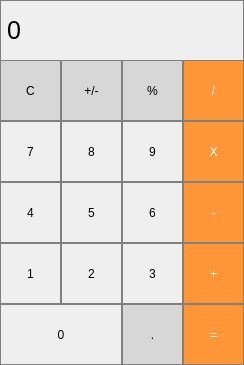
<?xml version="1.0" encoding="UTF-8"?>
<ui version="4.0">
 <class>MainWindow</class>
 <widget class="QMainWindow" name="MainWindow">
  <property name="geometry">
   <rect>
    <x>0</x>
    <y>0</y>
    <width>244</width>
    <height>365</height>
   </rect>
  </property>
  <property name="windowTitle">
   <string>MainWindow</string>
  </property>
  <widget class="QWidget" name="centralWidget">
   <widget class="QLabel" name="label">
    <property name="geometry">
     <rect>
      <x>0</x>
      <y>0</y>
      <width>244</width>
      <height>61</height>
     </rect>
    </property>
    <property name="font">
     <font>
      <pointsize>19</pointsize>
     </font>
    </property>
    <property name="styleSheet">
     <string notr="true">QLabel {
  qproperty-alignment: 'AlignVCenter | AlignRight';
  border: 1px solid gray;
}</string>
    </property>
    <property name="text">
     <string>0</string>
    </property>
   </widget>
   <widget class="QPushButton" name="pbClr">
    <property name="geometry">
     <rect>
      <x>0</x>
      <y>60</y>
      <width>61</width>
      <height>61</height>
     </rect>
    </property>
    <property name="styleSheet">
     <string notr="true">QPushButton {
  background-color: rgb(215, 215, 215);
  border: 1px solid gray;
}
QPushButton:pressed {
    background-color: qlineargradient(x1: 0, y1: 0, x2: 0, y2: 1,
                                      stop: 0 #BEBEBE, stop: 1 #D7D7D7);
}</string>
    </property>
    <property name="text">
     <string>C</string>
    </property>
   </widget>
   <widget class="QPushButton" name="pbPosNeg">
    <property name="geometry">
     <rect>
      <x>61</x>
      <y>60</y>
      <width>61</width>
      <height>61</height>
     </rect>
    </property>
    <property name="styleSheet">
     <string notr="true">QPushButton {
  background-color: rgb(215, 215, 215);
  border: 1px solid gray;
}
QPushButton:pressed {
    background-color: qlineargradient(x1: 0, y1: 0, x2: 0, y2: 1,
                                      stop: 0 #BEBEBE, stop: 1 #D7D7D7);
}</string>
    </property>
    <property name="text">
     <string>+/-</string>
    </property>
   </widget>
   <widget class="QPushButton" name="pbPct">
    <property name="geometry">
     <rect>
      <x>122</x>
      <y>60</y>
      <width>61</width>
      <height>61</height>
     </rect>
    </property>
    <property name="styleSheet">
     <string notr="true">QPushButton {
  background-color: rgb(215, 215, 215);
  border: 1px solid gray;
}
QPushButton:pressed {
    background-color: qlineargradient(x1: 0, y1: 0, x2: 0, y2: 1,
                                      stop: 0 #BEBEBE, stop: 1 #D7D7D7);
}</string>
    </property>
    <property name="text">
     <string>%</string>
    </property>
   </widget>
   <widget class="QPushButton" name="pbDiv">
    <property name="geometry">
     <rect>
      <x>183</x>
      <y>60</y>
      <width>61</width>
      <height>61</height>
     </rect>
    </property>
    <property name="styleSheet">
     <string notr="true">QPushButton {
  background-color: rgb(255, 151, 57);
  color: white; 
  border: 1px solid gray;
}</string>
    </property>
    <property name="text">
     <string>/</string>
    </property>
   </widget>
   <widget class="QPushButton" name="pb7">
    <property name="geometry">
     <rect>
      <x>0</x>
      <y>121</y>
      <width>61</width>
      <height>61</height>
     </rect>
    </property>
    <property name="styleSheet">
     <string notr="true">QPushButton {
   border: 1px solid gray;
}
QPushButton:pressed {
    background-color: qlineargradient(x1: 0, y1: 0, x2: 0, y2: 1,
                                      stop: 0 #dadbde, stop: 1 #f6f7fa);
}</string>
    </property>
    <property name="text">
     <string>7</string>
    </property>
   </widget>
   <widget class="QPushButton" name="pbMult">
    <property name="geometry">
     <rect>
      <x>183</x>
      <y>121</y>
      <width>61</width>
      <height>61</height>
     </rect>
    </property>
    <property name="styleSheet">
     <string notr="true">QPushButton {
  background-color: rgb(255, 151, 57);
  color: white; 
  border: 1px solid gray;
}</string>
    </property>
    <property name="text">
     <string>X</string>
    </property>
   </widget>
   <widget class="QPushButton" name="pb8">
    <property name="geometry">
     <rect>
      <x>61</x>
      <y>121</y>
      <width>61</width>
      <height>61</height>
     </rect>
    </property>
    <property name="styleSheet">
     <string notr="true">QPushButton {
   border: 1px solid gray;
}
QPushButton:pressed {
    background-color: qlineargradient(x1: 0, y1: 0, x2: 0, y2: 1,
                                      stop: 0 #dadbde, stop: 1 #f6f7fa);
}</string>
    </property>
    <property name="text">
     <string>8</string>
    </property>
   </widget>
   <widget class="QPushButton" name="pb9">
    <property name="geometry">
     <rect>
      <x>122</x>
      <y>121</y>
      <width>61</width>
      <height>61</height>
     </rect>
    </property>
    <property name="styleSheet">
     <string notr="true">QPushButton {
   border: 1px solid gray;
}
QPushButton:pressed {
    background-color: qlineargradient(x1: 0, y1: 0, x2: 0, y2: 1,
                                      stop: 0 #dadbde, stop: 1 #f6f7fa);
}</string>
    </property>
    <property name="text">
     <string>9</string>
    </property>
   </widget>
   <widget class="QPushButton" name="pb4">
    <property name="geometry">
     <rect>
      <x>0</x>
      <y>182</y>
      <width>61</width>
      <height>61</height>
     </rect>
    </property>
    <property name="styleSheet">
     <string notr="true">QPushButton {
   border: 1px solid gray;
}
QPushButton:pressed {
    background-color: qlineargradient(x1: 0, y1: 0, x2: 0, y2: 1,
                                      stop: 0 #dadbde, stop: 1 #f6f7fa);
}</string>
    </property>
    <property name="text">
     <string>4</string>
    </property>
   </widget>
   <widget class="QPushButton" name="pb5">
    <property name="geometry">
     <rect>
      <x>61</x>
      <y>182</y>
      <width>61</width>
      <height>61</height>
     </rect>
    </property>
    <property name="styleSheet">
     <string notr="true">QPushButton {
   border: 1px solid gray;
}
QPushButton:pressed {
    background-color: qlineargradient(x1: 0, y1: 0, x2: 0, y2: 1,
                                      stop: 0 #dadbde, stop: 1 #f6f7fa);
}</string>
    </property>
    <property name="text">
     <string>5</string>
    </property>
   </widget>
   <widget class="QPushButton" name="pbSub">
    <property name="geometry">
     <rect>
      <x>183</x>
      <y>182</y>
      <width>61</width>
      <height>61</height>
     </rect>
    </property>
    <property name="styleSheet">
     <string notr="true">QPushButton {
  background-color: rgb(255, 151, 57);
  color: white; 
  border: 1px solid gray;
}</string>
    </property>
    <property name="text">
     <string>-</string>
    </property>
   </widget>
   <widget class="QPushButton" name="pb6">
    <property name="geometry">
     <rect>
      <x>122</x>
      <y>182</y>
      <width>61</width>
      <height>61</height>
     </rect>
    </property>
    <property name="styleSheet">
     <string notr="true">QPushButton {
   border: 1px solid gray;
}
QPushButton:pressed {
    background-color: qlineargradient(x1: 0, y1: 0, x2: 0, y2: 1,
                                      stop: 0 #dadbde, stop: 1 #f6f7fa);
}</string>
    </property>
    <property name="text">
     <string>6</string>
    </property>
   </widget>
   <widget class="QPushButton" name="pb1">
    <property name="geometry">
     <rect>
      <x>0</x>
      <y>243</y>
      <width>61</width>
      <height>61</height>
     </rect>
    </property>
    <property name="styleSheet">
     <string notr="true">QPushButton {
   border: 1px solid gray;
}
QPushButton:pressed {
    background-color: qlineargradient(x1: 0, y1: 0, x2: 0, y2: 1,
                                      stop: 0 #dadbde, stop: 1 #f6f7fa);
}</string>
    </property>
    <property name="text">
     <string>1</string>
    </property>
   </widget>
   <widget class="QPushButton" name="pb2">
    <property name="geometry">
     <rect>
      <x>61</x>
      <y>243</y>
      <width>61</width>
      <height>61</height>
     </rect>
    </property>
    <property name="styleSheet">
     <string notr="true">QPushButton {
   border: 1px solid gray;
}
QPushButton:pressed {
    background-color: qlineargradient(x1: 0, y1: 0, x2: 0, y2: 1,
                                      stop: 0 #dadbde, stop: 1 #f6f7fa);
}</string>
    </property>
    <property name="text">
     <string>2</string>
    </property>
   </widget>
   <widget class="QPushButton" name="pbSum">
    <property name="geometry">
     <rect>
      <x>183</x>
      <y>243</y>
      <width>61</width>
      <height>61</height>
     </rect>
    </property>
    <property name="styleSheet">
     <string notr="true">QPushButton {
  background-color: rgb(255, 151, 57);
  color: white; 
  border: 1px solid gray;
}</string>
    </property>
    <property name="text">
     <string>+</string>
    </property>
   </widget>
   <widget class="QPushButton" name="pb3">
    <property name="geometry">
     <rect>
      <x>122</x>
      <y>243</y>
      <width>61</width>
      <height>61</height>
     </rect>
    </property>
    <property name="styleSheet">
     <string notr="true">QPushButton {
   border: 1px solid gray;
}
QPushButton:pressed {
    background-color: qlineargradient(x1: 0, y1: 0, x2: 0, y2: 1,
                                      stop: 0 #dadbde, stop: 1 #f6f7fa);
}</string>
    </property>
    <property name="text">
     <string>3</string>
    </property>
   </widget>
   <widget class="QPushButton" name="pbDot">
    <property name="geometry">
     <rect>
      <x>122</x>
      <y>304</y>
      <width>61</width>
      <height>61</height>
     </rect>
    </property>
    <property name="styleSheet">
     <string notr="true">QPushButton {
  background-color: rgb(215, 215, 215);
  border: 1px solid gray;
}
QPushButton:pressed {
    background-color: qlineargradient(x1: 0, y1: 0, x2: 0, y2: 1,
                                      stop: 0 #BEBEBE, stop: 1 #D7D7D7);
}</string>
    </property>
    <property name="text">
     <string>.</string>
    </property>
   </widget>
   <widget class="QPushButton" name="pb0">
    <property name="geometry">
     <rect>
      <x>0</x>
      <y>304</y>
      <width>122</width>
      <height>61</height>
     </rect>
    </property>
    <property name="styleSheet">
     <string notr="true">QPushButton {
   border: 1px solid gray;
}
QPushButton:pressed {
    background-color: qlineargradient(x1: 0, y1: 0, x2: 0, y2: 1,
                                      stop: 0 #dadbde, stop: 1 #f6f7fa);
}</string>
    </property>
    <property name="text">
     <string>0</string>
    </property>
   </widget>
   <widget class="QPushButton" name="pbEql">
    <property name="geometry">
     <rect>
      <x>183</x>
      <y>304</y>
      <width>61</width>
      <height>61</height>
     </rect>
    </property>
    <property name="styleSheet">
     <string notr="true">QPushButton {
  background-color: rgb(255, 151, 57);
  color: white; 
  border: 1px solid gray;
}</string>
    </property>
    <property name="text">
     <string>=</string>
    </property>
   </widget>
  </widget>
 </widget>
 <layoutdefault spacing="6" margin="11"/>
 <resources/>
 <connections/>
</ui>
